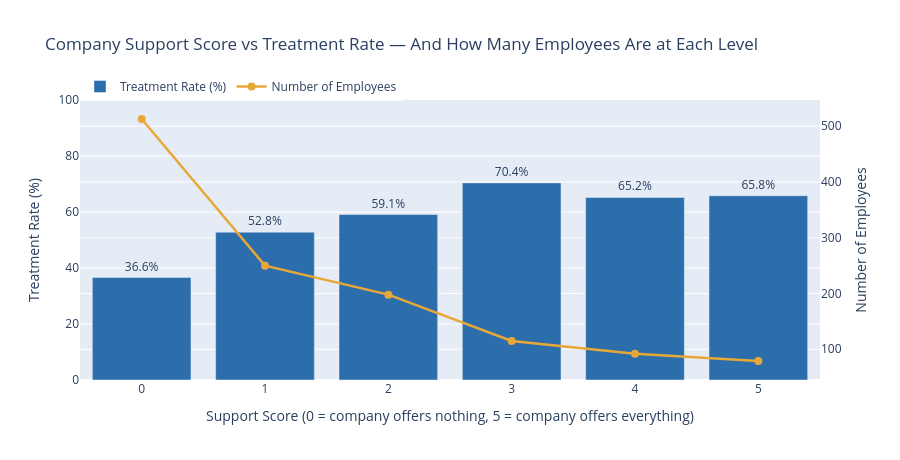

Source (notebook cell):
### Markdown cell above
### Chart 7 — Can You Predict Treatment Rates Just by Looking at How a Company Is Run?

### Code cell
# Build composite support score (0-5)
tech_survey['Support_Score'] = (
    tech_survey['benefits'].eq('Yes').astype(int) +
    tech_survey['care_options'].eq('Yes').astype(int) +
    tech_survey['wellness_program'].eq('Yes').astype(int) +
    tech_survey['seek_help'].eq('Yes').astype(int) +
    tech_survey['anonymity'].eq('Yes').astype(int)
)

score_data = tech_survey.groupby('Support_Score').apply(
    lambda x: pd.Series({
        'Treatment Rate (%)': round((x['treatment'] == 'Yes').mean() * 100, 1),
        'Employees': len(x)
    })
).reset_index()

fig = go.Figure()

# Bar for treatment rate
fig.add_trace(go.Bar(
    x=score_data['Support_Score'],
    y=score_data['Treatment Rate (%)'],
    name='Treatment Rate (%)',
    marker_color='#2C6EAB',
    text=score_data['Treatment Rate (%)'].astype(str) + '%',
    textposition='outside',
    yaxis='y1'
))

# Line for employee count
fig.add_trace(go.Scatter(
    x=score_data['Support_Score'],
    y=score_data['Employees'],
    name='Number of Employees',
    mode='lines+markers',
    line=dict(color='#E8A838', width=2.5),
    marker=dict(size=8),
    yaxis='y2'
))

fig.update_layout(
    title='Company Support Score vs Treatment Rate — And How Many Employees Are at Each Level',
    xaxis=dict(title='Support Score (0 = company offers nothing, 5 = company offers everything)', tickmode='linear'),
    yaxis=dict(title='Treatment Rate (%)', range=[0, 100]),
    yaxis2=dict(title='Number of Employees', overlaying='y', side='right'),
    height=460,
    legend=dict(orientation='h', y=1.1)
)
fig.show()

print('Detailed breakdown:')
print(score_data.to_string(index=False))

### Figure 1 — Plotly figure (JSON) as saved in the notebook; plotly's stock layout.template omitted (floating-point values rounded to 4 significant figures)
{"data": [{"marker": {"color": "#2C6EAB"}, "name": "Treatment Rate (%)", "text": ["36.6%", "52.8%", "59.1%", "70.4%", "65.2%", "65.8%"], "textposition": "outside", "type": "bar", "x": [0, 1, 2, 3, 4, 5], "y": [36.6, 52.8, 59.1, 70.4, 65.2, 65.8], "yaxis": "y"}, {"line": {"color": "#E8A838", "width": 2.5}, "marker": {"size": 8}, "mode": "lines+markers", "name": "Number of Employees", "type": "scatter", "x": [0, 1, 2, 3, 4, 5], "y": [513.0, 250.0, 198.0, 115.0, 92.0, 79.0], "yaxis": "y2"}], "layout": {"height": 460, "legend": {"orientation": "h", "y": 1.1}, "title": {"text": "Company Support Score vs Treatment Rate — And How Many Employees Are at Each Level"}, "xaxis": {"tickmode": "linear", "title": {"text": "Support Score (0 = company offers nothing, 5 = company offers everything)"}}, "yaxis": {"range": [0, 100], "title": {"text": "Treatment Rate (%)"}}, "yaxis2": {"overlaying": "y", "side": "right", "title": {"text": "Number of Employees"}}}}
